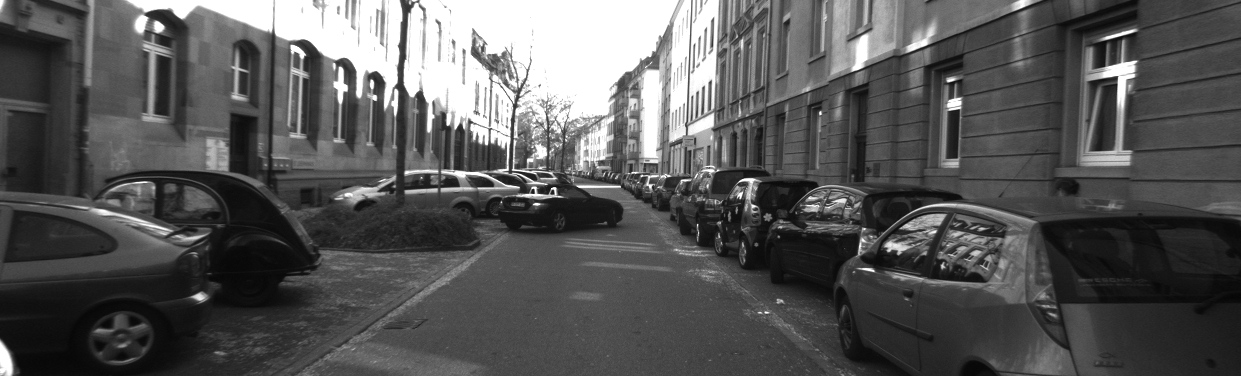
#> input picture week1/resources/000045_10.png, 1241 x 376 px
$ python -i saliency.py   (imports and definitions only)
#> lines starting #> are read from the running program, lines starting #| are printed output that depends on the picture; after the words box and inside, x2 and y2 are one past the last pixel; in counts of white or black regions, pixels touching at a corner belong together
#> further down, picture is the input picture: shape (376, 1241, 3); min 5, max 255, mean 87
#!/usr/bin/env python
# -*- coding: utf-8 -*-

"""A module to generate a saliency map from an RGB image
    This code is based on the approach described in:
    [1] X. Hou and L. Zhang (2007). Saliency Detection: A Spectral Residual
        Approach. IEEE Transactions on Computer Vision and Pattern Recognition
        (CVPR), p.1-8. doi: 10.1109/CVPR.2007.383267
"""

import cv2
import numpy as np
from matplotlib import pyplot as plt


class Saliency:
    """Generate saliency map from RGB images with the spectral residual method
        This class implements an algorithm that is based on the spectral
        residual approach (Hou & Zhang, 2007).
    """
    def __init__(self, img, use_numpy_fft=True, gauss_kernel=(5, 5)):
        """Constructor
            This method initializes the saliency algorithm.
            :param img: an RGB input image
            :param use_numpy_fft: flag whether to use NumPy's FFT (True) or
                                  OpenCV's FFT (False)
            :param gauss_kernel: Kernel size for Gaussian blur
        """
#> called with use_numpy_fft = True, gauss_kernel = (5, 5)
        self.use_numpy_fft = use_numpy_fft
        self.gauss_kernel = gauss_kernel
        self.frame_orig = img

        # downsample image for processing
        self.small_shape = (64, 64)
        self.frame_small = cv2.resize(img, self.small_shape[1::-1])
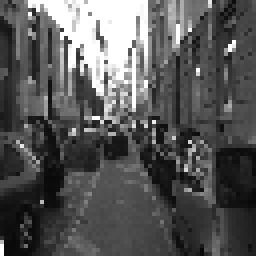
#> self.frame_small: shape (64, 64, 3) (shown 4 times larger); min 8, max 255, mean 87.3

        # whether we need to do the math (True) or it has already
        # been done (False)
        self.need_saliency_map = True

    def get_saliency_map(self):
        """Returns a saliency map
            This method generates a saliency map for the image that was
            passed to the class constructor.
            :returns: grayscale saliency map
        """
        if self.need_saliency_map:
            # haven't calculated saliency map for this image yet
            num_channels = 1
            if len(self.frame_orig.shape) == 2:
                # single channel
                sal = self._get_channel_sal_magn(self.frame_small)
            else:
                # multiple channels: consider each channel independently
                sal = np.zeros_like(self.frame_small).astype(np.float32)
                for c in xrange(self.frame_small.shape[2]):
                    small = self.frame_small[:, :, c]
                    sal[:, :, c] = self._get_channel_sal_magn(small)
#> this loop made 3 passes
#> pass 1, in _get_channel_sal_magn, `magnitude, angle = cv2.cartToPolar(np.real(img_dft), np.imag(img_dft))`:
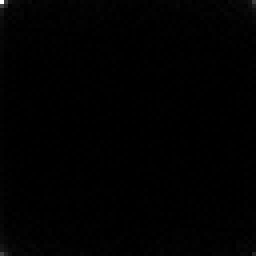
#> magnitude: shape (64, 64) float64 (shown 4 times larger); min 22.2, max 357501, mean 2189.7; drawn with min black and max white
#> pass 1, in _get_channel_sal_magn, `magnitude, angle = cv2.cartToPolar(np.real(img_dft), np.imag(img_dft))`:
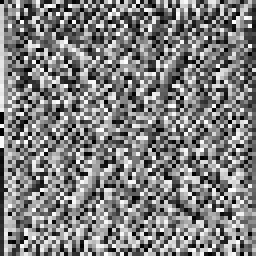
#> angle: shape (64, 64) float64 (shown 4 times larger); min 0, max 6.28, mean 3.14; drawn with min black and max white
#> pass 1, in _get_channel_sal_magn, `log_ampl = np.log10(magnitude.clip(min=1e-9))`:
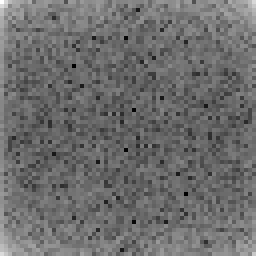
#> log_ampl: shape (64, 64) float64 (shown 4 times larger); min 1.35, max 5.55, mean 3.15; drawn with min black and max white
#> after the loop:
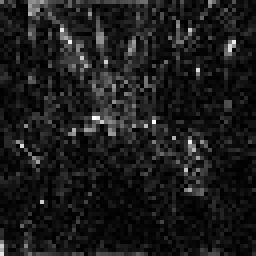
#> sal: shape (64, 64, 3) float32 (shown 4 times larger); min 1.9e-05, max 0.103, mean 0.0112; drawn with min black and max white

                # overall saliency: channel mean
                sal = np.mean(sal, 2)
#> sal: shape (64, 64) float32

            # postprocess: blur, square, and normalize
            if self.gauss_kernel is not None:
                sal = cv2.GaussianBlur(sal, self.gauss_kernel, sigmaX=8,
                                       sigmaY=0)
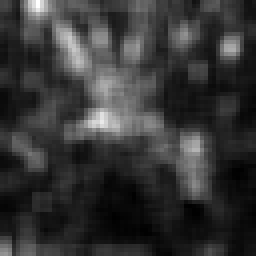
#> sal: shape (64, 64) float32 (shown 4 times larger); min 0.00252, max 0.0429, mean 0.0111; drawn with min black and max white
            sal = sal**2
            sal = np.float32(sal)/np.max(sal)

            # scale up
            sal = cv2.resize(sal, self.frame_orig.shape[1::-1])
#> sal: shape (376, 1241) float32

            # store a copy so we do the work only once per frame
            self.saliencyMap = sal
            self.need_saliency_map = False

        return self.saliencyMap

    def _get_channel_sal_magn(self, channel):
        """Returns the log-magnitude of the Fourier spectrum
            This method calculates the log-magnitude of the Fourier spectrum
            of a single-channel image. This image could be a regular grayscale
            image, or a single color channel of an RGB image.
            :param channel: single-channel input image
            :returns: log-magnitude of Fourier spectrum
        """
        # do FFT and get log-spectrum
        if self.use_numpy_fft:
            img_dft = np.fft.fft2(channel)
            magnitude, angle = cv2.cartToPolar(np.real(img_dft),
                                               np.imag(img_dft))
        else:
            img_dft = cv2.dft(np.float32(channel),
                              flags=cv2.DFT_COMPLEX_OUTPUT)
            magnitude, angle = cv2.cartToPolar(img_dft[:, :, 0],
                                               img_dft[:, :, 1])

        # get log amplitude
        log_ampl = np.log10(magnitude.clip(min=1e-9))

        # blur log amplitude with avg filter
        log_ampl_blur = cv2.blur(log_ampl, (3, 3))

        # residual
        residual = np.exp(log_ampl - log_ampl_blur)

        # back to cartesian frequency domain
        if self.use_numpy_fft:
            real_part, imag_part = cv2.polarToCart(residual, angle)
            img_combined = np.fft.ifft2(real_part + 1j*imag_part)
            magnitude, _ = cv2.cartToPolar(np.real(img_combined),
                                           np.imag(img_combined))
        else:
            img_dft[:, :, 0], img_dft[:, :, 1] = cv2.polarToCart(residual,
                                                                 angle)
            img_combined = cv2.idft(img_dft)
            magnitude, _ = cv2.cartToPolar(img_combined[:, :, 0],
                                           img_combined[:, :, 1])

        return magnitude

    # [67 lines left out: functions calc_magnitude_spectrum, plot_power_spectrum, not called in this run]

    def get_proto_objects_map(self, use_otsu=True):
        """Returns the proto-objects map of an RGB image
            This method generates a proto-objects map of an RGB image.
            Proto-objects are saliency hot spots, generated by thresholding
            the saliency map.
            :param use_otsu: flag whether to use Otsu thresholding (True) or
                             a hardcoded threshold value (False)
            :returns: proto-objects map
        """
        saliency = self.get_saliency_map()

        if use_otsu:
            _, img_objects = cv2.threshold(np.uint8(saliency*255), 0, 255,
                                           cv2.THRESH_BINARY + cv2.THRESH_OTSU)
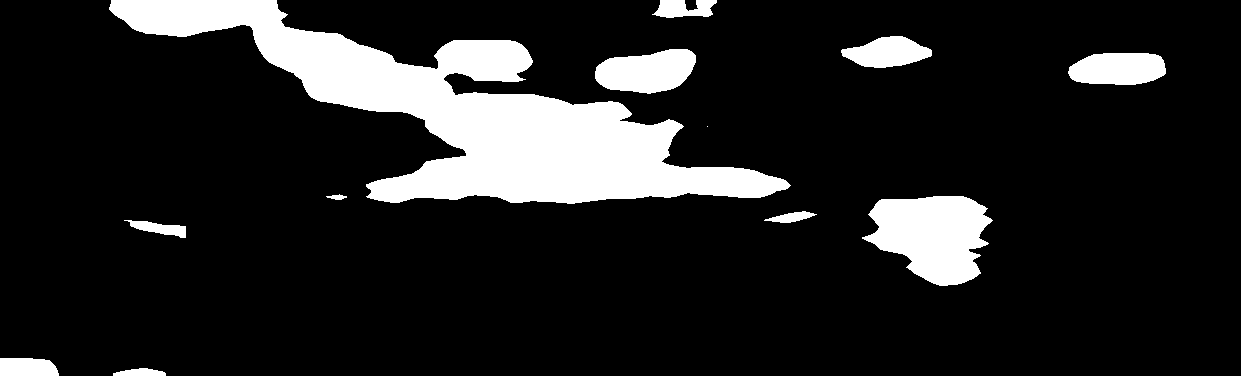
#> img_objects: shape (376, 1241); 13.9% white; 12 white regions (1 under 20 px), largest, box (x1, y1, x2, y2) and area: (109, 0, 791, 204) 46162, (862, 196, 993, 286) 7957, (595, 49, 696, 94) 3340
        else:
            thresh = np.mean(saliency)*255*3
            _, img_objects = cv2.threshold(np.uint8(saliency*255), thresh, 255,
                                           cv2.THRESH_BINARY)
        return img_objects

>>> import cv2
>>> picture = cv2.imread('../week1/resources/000045_10.png')
>>> result = Saliency(picture).get_proto_objects_map()

$ run again, on week1/resources/000157_10.png
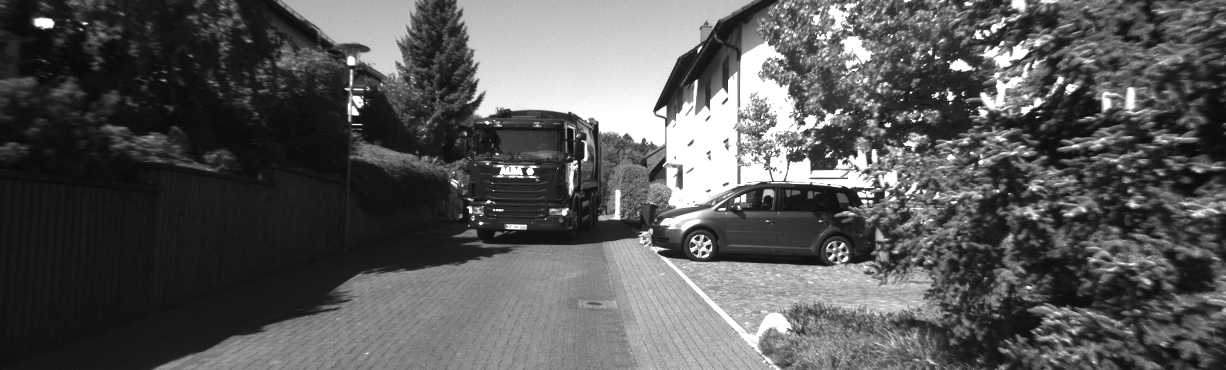
#> input picture week1/resources/000157_10.png, 1226 x 370 px
#> picture is the input picture: shape (370, 1226, 3); min 8, max 255, mean 88.3
#> after the loop in get_saliency_map, `for c in xrange(self.frame_small.shape[2]):`:
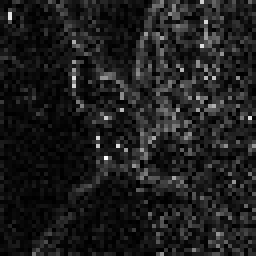
#> sal: shape (64, 64, 3) float32 (shown 4 times larger); min 2.01e-05, max 0.0988, mean 0.0116; drawn with min black and max white
#> in get_proto_objects_map, `_, img_objects = cv2.threshold(np.uint8(saliency*255), 0, 255, cv2.THR..`:
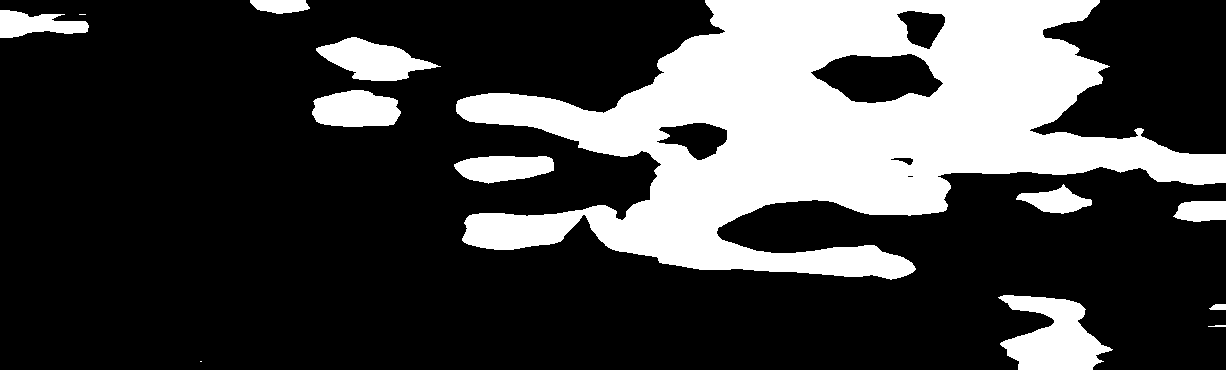
#> img_objects: shape (370, 1226); 26.2% white; 13 white regions (2 under 20 px), largest, box (x1, y1, x2, y2) and area: (456, 0, 1226, 280) 101350, (998, 295, 1113, 370) 5086, (316, 37, 441, 81) 3010
